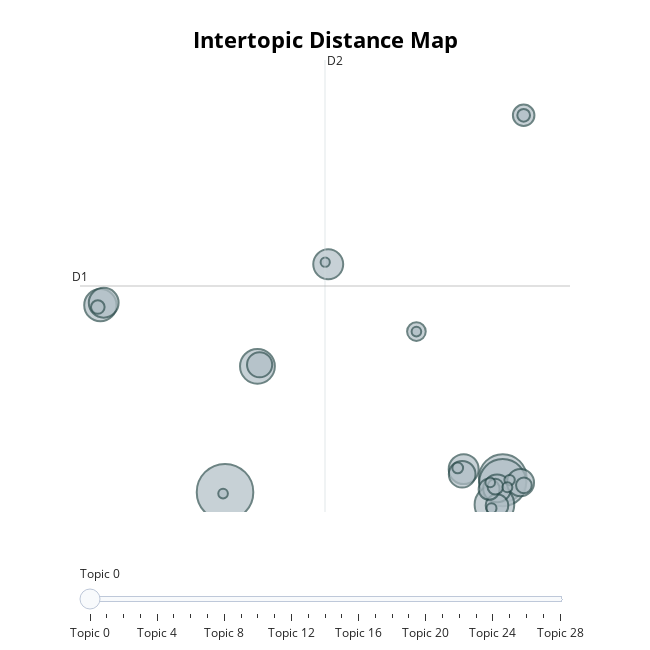

The notebook cell saved with this chart:
### Code cell
topic_model.visualize_topics()

### Figure 1 — Plotly figure (JSON) as saved in the notebook; plotly's stock layout.template omitted (floating-point values rounded to 4 significant figures)
{"data": [{"customdata": [[0, "finland | in | finns | the | finnish", 414], [1, "the | economic | housing | state | of", 295], [2, "taxation | tax | be | income | transport", 288], [3, "democracy | the | media | parliament | voting", 203], [4, "food | production | fur | meat | be", 157], [5, "school | students | education | be | student", 135], [6, "racism | immigration | immigrants | country | asylum", 116], [7, "health | care | elderly | doctors | services", 116], [8, "child | children | parents | families | hobbies", 115], [9, "society | culture | life | is | wellbeing", 100], [10, "salary | work | unemployment | unemployed | basic", 95], [11, "drug | use | cannabis | drugs | criminal", 92], [12, "climate | change | nature | forests | must", 82], [13, "speech | freedom | discussion | social | others", 66], [14, "gender | genders | two | sexual | are", 60], [15, "religion | religious | teaching | church | religions", 57], [16, "yes | good | nothing | uh | add", 45], [17, "sick | week | kela | kelas | day", 32], [18, "perspectives | independent | new | experiences | thought", 32], [19, "phones | cell | schools | mobile | use", 24], [20, "conscription | service | women | military | apply", 21], [21, "corona | vaccine | media | disease | vaccines", 15], [22, "sitra | survey | sheltered | useless | is", 14], [23, "yles | news | yle | programs | piece", 13], [24, "president | elected | jussi | hallaaho | alexander", 13], [25, "future | hope | about | we | prophecies", 12], [26, "clear | concise | short | was | thoughtprovoking", 12], [27, "intelligence | artificial | robotization | robotics | use", 12], [28, "strike | right | strikes | core | agreements", 11]], "hovertemplate": "<b>Topic %{customdata[0]}</b><br>%{customdata[1]}<br>Size: %{customdata[2]}", "legendgroup": "", "marker": {"color": "#B0BEC5", "line": {"color": "DarkSlateGrey", "width": 2}, "size": [414, 295, 288, 203, 157, 135, 116, 116, 115, 100, 95, 92, 82, 66, 60, 57, 45, 32, 32, 24, 21, 15, 14, 13, 13, 12, 12, 12, 11], "sizemode": "area", "sizeref": 0.2587, "symbol": "circle"}, "mode": "markers", "name": "", "orientation": "v", "showlegend": false, "type": "scatter", "x": [0.4987, 16.82, 16.82, 16.33, 2.404, -6.826, 6.564, 14.52, -6.632, 16.49, 17.86, 14.43, 2.531, 16.48, 18.05, 16.02, 11.75, 18.06, 16.39, -6.978, 18.05, 14.17, 17.22, 17.09, 16.16, 16.08, 11.75, 0.3837, 6.387], "xaxis": "x", "y": [-0.6568, 0.4809, 0.1129, -1.672, 9.471, 14.4, 17.68, 1.196, 14.59, -0.3574, 0.1076, 0.7878, 9.598, -1.737, 29.68, -0.4232, 12.27, -0.1058, -0.2188, 14.25, 29.68, 1.292, 0.315, -0.2575, -1.96, 0.1252, 12.27, -0.7721, 17.86], "yaxis": "y"}], "layout": {"annotations": [{"showarrow": false, "text": "D1", "x": -8.024, "y": 15.94, "yshift": 10}, {"showarrow": false, "text": "D2", "x": 6.374, "xshift": 10, "y": 34.13}], "height": 650, "hoverlabel": {"bgcolor": "white", "font": {"family": "Rockwell", "size": 16}}, "legend": {"itemsizing": "constant", "tracegroupgap": 0}, "margin": {"t": 60}, "shapes": [{"line": {"color": "#CFD8DC", "width": 2}, "type": "line", "x0": 6.374, "x1": 6.374, "y0": -2.254, "y1": 34.13}, {"line": {"color": "#9E9E9E", "width": 2}, "type": "line", "x0": -8.024, "x1": 20.77, "y0": 15.94, "y1": 15.94}], "sliders": [{"active": 0, "pad": {"t": 50}, "steps": [{"args": [{"marker.color": [["red", "#B0BEC5", "#B0BEC5", "#B0BEC5", "#B0BEC5", "#B0BEC5", "#B0BEC5", "#B0BEC5", "#B0BEC5", "#B0BEC5", "#B0BEC5", "#B0BEC5", "#B0BEC5", "#B0BEC5", "#B0BEC5", "#B0BEC5", "#B0BEC5", "#B0BEC5", "#B0BEC5", "#B0BEC5", "#B0BEC5", "#B0BEC5", "#B0BEC5", "#B0BEC5", "#B0BEC5", "#B0BEC5", "#B0BEC5", "#B0BEC5", "#B0BEC5"]]}], "label": "Topic 0", "method": "update"}, {"args": [{"marker.color": [["#B0BEC5", "red", "#B0BEC5", "#B0BEC5", "#B0BEC5", "#B0BEC5", "#B0BEC5", "#B0BEC5", "#B0BEC5", "#B0BEC5", "#B0BEC5", "#B0BEC5", "#B0BEC5", "#B0BEC5", "#B0BEC5", "#B0BEC5", "#B0BEC5", "#B0BEC5", "#B0BEC5", "#B0BEC5", "#B0BEC5", "#B0BEC5", "#B0BEC5", "#B0BEC5", "#B0BEC5", "#B0BEC5", "#B0BEC5", "#B0BEC5", "#B0BEC5"]]}], "label": "Topic 1", "method": "update"}, {"args": [{"marker.color": [["#B0BEC5", "#B0BEC5", "red", "#B0BEC5", "#B0BEC5", "#B0BEC5", "#B0BEC5", "#B0BEC5", "#B0BEC5", "#B0BEC5", "#B0BEC5", "#B0BEC5", "#B0BEC5", "#B0BEC5", "#B0BEC5", "#B0BEC5", "#B0BEC5", "#B0BEC5", "#B0BEC5", "#B0BEC5", "#B0BEC5", "#B0BEC5", "#B0BEC5", "#B0BEC5", "#B0BEC5", "#B0BEC5", "#B0BEC5", "#B0BEC5", "#B0BEC5"]]}], "label": "Topic 2", "method": "update"}, {"args": [{"marker.color": [["#B0BEC5", "#B0BEC5", "#B0BEC5", "red", "#B0BEC5", "#B0BEC5", "#B0BEC5", "#B0BEC5", "#B0BEC5", "#B0BEC5", "#B0BEC5", "#B0BEC5", "#B0BEC5", "#B0BEC5", "#B0BEC5", "#B0BEC5", "#B0BEC5", "#B0BEC5", "#B0BEC5", "#B0BEC5", "#B0BEC5", "#B0BEC5", "#B0BEC5", "#B0BEC5", "#B0BEC5", "#B0BEC5", "#B0BEC5", "#B0BEC5", "#B0BEC5"]]}], "label": "Topic 3", "method": "update"}, {"args": [{"marker.color": [["#B0BEC5", "#B0BEC5", "#B0BEC5", "#B0BEC5", "red", "#B0BEC5", "#B0BEC5", "#B0BEC5", "#B0BEC5", "#B0BEC5", "#B0BEC5", "#B0BEC5", "#B0BEC5", "#B0BEC5", "#B0BEC5", "#B0BEC5", "#B0BEC5", "#B0BEC5", "#B0BEC5", "#B0BEC5", "#B0BEC5", "#B0BEC5", "#B0BEC5", "#B0BEC5", "#B0BEC5", "#B0BEC5", "#B0BEC5", "#B0BEC5", "#B0BEC5"]]}], "label": "Topic 4", "method": "update"}, {"args": [{"marker.color": [["#B0BEC5", "#B0BEC5", "#B0BEC5", "#B0BEC5", "#B0BEC5", "red", "#B0BEC5", "#B0BEC5", "#B0BEC5", "#B0BEC5", "#B0BEC5", "#B0BEC5", "#B0BEC5", "#B0BEC5", "#B0BEC5", "#B0BEC5", "#B0BEC5", "#B0BEC5", "#B0BEC5", "#B0BEC5", "#B0BEC5", "#B0BEC5", "#B0BEC5", "#B0BEC5", "#B0BEC5", "#B0BEC5", "#B0BEC5", "#B0BEC5", "#B0BEC5"]]}], "label": "Topic 5", "method": "update"}, {"args": [{"marker.color": [["#B0BEC5", "#B0BEC5", "#B0BEC5", "#B0BEC5", "#B0BEC5", "#B0BEC5", "red", "#B0BEC5", "#B0BEC5", "#B0BEC5", "#B0BEC5", "#B0BEC5", "#B0BEC5", "#B0BEC5", "#B0BEC5", "#B0BEC5", "#B0BEC5", "#B0BEC5", "#B0BEC5", "#B0BEC5", "#B0BEC5", "#B0BEC5", "#B0BEC5", "#B0BEC5", "#B0BEC5", "#B0BEC5", "#B0BEC5", "#B0BEC5", "#B0BEC5"]]}], "label": "Topic 6", "method": "update"}, {"args": [{"marker.color": [["#B0BEC5", "#B0BEC5", "#B0BEC5", "#B0BEC5", "#B0BEC5", "#B0BEC5", "#B0BEC5", "red", "#B0BEC5", "#B0BEC5", "#B0BEC5", "#B0BEC5", "#B0BEC5", "#B0BEC5", "#B0BEC5", "#B0BEC5", "#B0BEC5", "#B0BEC5", "#B0BEC5", "#B0BEC5", "#B0BEC5", "#B0BEC5", "#B0BEC5", "#B0BEC5", "#B0BEC5", "#B0BEC5", "#B0BEC5", "#B0BEC5", "#B0BEC5"]]}], "label": "Topic 7", "method": "update"}, {"args": [{"marker.color": [["#B0BEC5", "#B0BEC5", "#B0BEC5", "#B0BEC5", "#B0BEC5", "#B0BEC5", "#B0BEC5", "#B0BEC5", "red", "#B0BEC5", "#B0BEC5", "#B0BEC5", "#B0BEC5", "#B0BEC5", "#B0BEC5", "#B0BEC5", "#B0BEC5", "#B0BEC5", "#B0BEC5", "#B0BEC5", "#B0BEC5", "#B0BEC5", "#B0BEC5", "#B0BEC5", "#B0BEC5", "#B0BEC5", "#B0BEC5", "#B0BEC5", "#B0BEC5"]]}], "label": "Topic 8", "method": "update"}, {"args": [{"marker.color": [["#B0BEC5", "#B0BEC5", "#B0BEC5", "#B0BEC5", "#B0BEC5", "#B0BEC5", "#B0BEC5", "#B0BEC5", "#B0BEC5", "red", "#B0BEC5", "#B0BEC5", "#B0BEC5", "#B0BEC5", "#B0BEC5", "#B0BEC5", "#B0BEC5", "#B0BEC5", "#B0BEC5", "#B0BEC5", "#B0BEC5", "#B0BEC5", "#B0BEC5", "#B0BEC5", "#B0BEC5", "#B0BEC5", "#B0BEC5", "#B0BEC5", "#B0BEC5"]]}], "label": "Topic 9", "method": "update"}, {"args": [{"marker.color": [["#B0BEC5", "#B0BEC5", "#B0BEC5", "#B0BEC5", "#B0BEC5", "#B0BEC5", "#B0BEC5", "#B0BEC5", "#B0BEC5", "#B0BEC5", "red", "#B0BEC5", "#B0BEC5", "#B0BEC5", "#B0BEC5", "#B0BEC5", "#B0BEC5", "#B0BEC5", "#B0BEC5", "#B0BEC5", "#B0BEC5", "#B0BEC5", "#B0BEC5", "#B0BEC5", "#B0BEC5", "#B0BEC5", "#B0BEC5", "#B0BEC5", "#B0BEC5"]]}], "label": "Topic 10", "method": "update"}, {"args": [{"marker.color": [["#B0BEC5", "#B0BEC5", "#B0BEC5", "#B0BEC5", "#B0BEC5", "#B0BEC5", "#B0BEC5", "#B0BEC5", "#B0BEC5", "#B0BEC5", "#B0BEC5", "red", "#B0BEC5", "#B0BEC5", "#B0BEC5", "#B0BEC5", "#B0BEC5", "#B0BEC5", "#B0BEC5", "#B0BEC5", "#B0BEC5", "#B0BEC5", "#B0BEC5", "#B0BEC5", "#B0BEC5", "#B0BEC5", "#B0BEC5", "#B0BEC5", "#B0BEC5"]]}], "label": "Topic 11", "method": "update"}, {"args": [{"marker.color": [["#B0BEC5", "#B0BEC5", "#B0BEC5", "#B0BEC5", "#B0BEC5", "#B0BEC5", "#B0BEC5", "#B0BEC5", "#B0BEC5", "#B0BEC5", "#B0BEC5", "#B0BEC5", "red", "#B0BEC5", "#B0BEC5", "#B0BEC5", "#B0BEC5", "#B0BEC5", "#B0BEC5", "#B0BEC5", "#B0BEC5", "#B0BEC5", "#B0BEC5", "#B0BEC5", "#B0BEC5", "#B0BEC5", "#B0BEC5", "#B0BEC5", "#B0BEC5"]]}], "label": "Topic 12", "method": "update"}, {"args": [{"marker.color": [["#B0BEC5", "#B0BEC5", "#B0BEC5", "#B0BEC5", "#B0BEC5", "#B0BEC5", "#B0BEC5", "#B0BEC5", "#B0BEC5", "#B0BEC5", "#B0BEC5", "#B0BEC5", "#B0BEC5", "red", "#B0BEC5", "#B0BEC5", "#B0BEC5", "#B0BEC5", "#B0BEC5", "#B0BEC5", "#B0BEC5", "#B0BEC5", "#B0BEC5", "#B0BEC5", "#B0BEC5", "#B0BEC5", "#B0BEC5", "#B0BEC5", "#B0BEC5"]]}], "label": "Topic 13", "method": "update"}, {"args": [{"marker.color": [["#B0BEC5", "#B0BEC5", "#B0BEC5", "#B0BEC5", "#B0BEC5", "#B0BEC5", "#B0BEC5", "#B0BEC5", "#B0BEC5", "#B0BEC5", "#B0BEC5", "#B0BEC5", "#B0BEC5", "#B0BEC5", "red", "#B0BEC5", "#B0BEC5", "#B0BEC5", "#B0BEC5", "#B0BEC5", "#B0BEC5", "#B0BEC5", "#B0BEC5", "#B0BEC5", "#B0BEC5", "#B0BEC5", "#B0BEC5", "#B0BEC5", "#B0BEC5"]]}], "label": "Topic 14", "method": "update"}, {"args": [{"marker.color": [["#B0BEC5", "#B0BEC5", "#B0BEC5", "#B0BEC5", "#B0BEC5", "#B0BEC5", "#B0BEC5", "#B0BEC5", "#B0BEC5", "#B0BEC5", "#B0BEC5", "#B0BEC5", "#B0BEC5", "#B0BEC5", "#B0BEC5", "red", "#B0BEC5", "#B0BEC5", "#B0BEC5", "#B0BEC5", "#B0BEC5", "#B0BEC5", "#B0BEC5", "#B0BEC5", "#B0BEC5", "#B0BEC5", "#B0BEC5", "#B0BEC5", "#B0BEC5"]]}], "label": "Topic 15", "method": "update"}, {"args": [{"marker.color": [["#B0BEC5", "#B0BEC5", "#B0BEC5", "#B0BEC5", "#B0BEC5", "#B0BEC5", "#B0BEC5", "#B0BEC5", "#B0BEC5", "#B0BEC5", "#B0BEC5", "#B0BEC5", "#B0BEC5", "#B0BEC5", "#B0BEC5", "#B0BEC5", "red", "#B0BEC5", "#B0BEC5", "#B0BEC5", "#B0BEC5", "#B0BEC5", "#B0BEC5", "#B0BEC5", "#B0BEC5", "#B0BEC5", "#B0BEC5", "#B0BEC5", "#B0BEC5"]]}], "label": "Topic 16", "method": "update"}, {"args": [{"marker.color": [["#B0BEC5", "#B0BEC5", "#B0BEC5", "#B0BEC5", "#B0BEC5", "#B0BEC5", "#B0BEC5", "#B0BEC5", "#B0BEC5", "#B0BEC5", "#B0BEC5", "#B0BEC5", "#B0BEC5", "#B0BEC5", "#B0BEC5", "#B0BEC5", "#B0BEC5", "red", "#B0BEC5", "#B0BEC5", "#B0BEC5", "#B0BEC5", "#B0BEC5", "#B0BEC5", "#B0BEC5", "#B0BEC5", "#B0BEC5", "#B0BEC5", "#B0BEC5"]]}], "label": "Topic 17", "method": "update"}, {"args": [{"marker.color": [["#B0BEC5", "#B0BEC5", "#B0BEC5", "#B0BEC5", "#B0BEC5", "#B0BEC5", "#B0BEC5", "#B0BEC5", "#B0BEC5", "#B0BEC5", "#B0BEC5", "#B0BEC5", "#B0BEC5", "#B0BEC5", "#B0BEC5", "#B0BEC5", "#B0BEC5", "#B0BEC5", "red", "#B0BEC5", "#B0BEC5", "#B0BEC5", "#B0BEC5", "#B0BEC5", "#B0BEC5", "#B0BEC5", "#B0BEC5", "#B0BEC5", "#B0BEC5"]]}], "label": "Topic 18", "method": "update"}, {"args": [{"marker.color": [["#B0BEC5", "#B0BEC5", "#B0BEC5", "#B0BEC5", "#B0BEC5", "#B0BEC5", "#B0BEC5", "#B0BEC5", "#B0BEC5", "#B0BEC5", "#B0BEC5", "#B0BEC5", "#B0BEC5", "#B0BEC5", "#B0BEC5", "#B0BEC5", "#B0BEC5", "#B0BEC5", "#B0BEC5", "red", "#B0BEC5", "#B0BEC5", "#B0BEC5", "#B0BEC5", "#B0BEC5", "#B0BEC5", "#B0BEC5", "#B0BEC5", "#B0BEC5"]]}], "label": "Topic 19", "method": "update"}, {"args": [{"marker.color": [["#B0BEC5", "#B0BEC5", "#B0BEC5", "#B0BEC5", "#B0BEC5", "#B0BEC5", "#B0BEC5", "#B0BEC5", "#B0BEC5", "#B0BEC5", "#B0BEC5", "#B0BEC5", "#B0BEC5", "#B0BEC5", "#B0BEC5", "#B0BEC5", "#B0BEC5", "#B0BEC5", "#B0BEC5", "#B0BEC5", "red", "#B0BEC5", "#B0BEC5", "#B0BEC5", "#B0BEC5", "#B0BEC5", "#B0BEC5", "#B0BEC5", "#B0BEC5"]]}], "label": "Topic 20", "method": "update"}, {"args": [{"marker.color": [["#B0BEC5", "#B0BEC5", "#B0BEC5", "#B0BEC5", "#B0BEC5", "#B0BEC5", "#B0BEC5", "#B0BEC5", "#B0BEC5", "#B0BEC5", "#B0BEC5", "#B0BEC5", "#B0BEC5", "#B0BEC5", "#B0BEC5", "#B0BEC5", "#B0BEC5", "#B0BEC5", "#B0BEC5", "#B0BEC5", "#B0BEC5", "red", "#B0BEC5", "#B0BEC5", "#B0BEC5", "#B0BEC5", "#B0BEC5", "#B0BEC5", "#B0BEC5"]]}], "label": "Topic 21", "method": "update"}, {"args": [{"marker.color": [["#B0BEC5", "#B0BEC5", "#B0BEC5", "#B0BEC5", "#B0BEC5", "#B0BEC5", "#B0BEC5", "#B0BEC5", "#B0BEC5", "#B0BEC5", "#B0BEC5", "#B0BEC5", "#B0BEC5", "#B0BEC5", "#B0BEC5", "#B0BEC5", "#B0BEC5", "#B0BEC5", "#B0BEC5", "#B0BEC5", "#B0BEC5", "#B0BEC5", "red", "#B0BEC5", "#B0BEC5", "#B0BEC5", "#B0BEC5", "#B0BEC5", "#B0BEC5"]]}], "label": "Topic 22", "method": "update"}, {"args": [{"marker.color": [["#B0BEC5", "#B0BEC5", "#B0BEC5", "#B0BEC5", "#B0BEC5", "#B0BEC5", "#B0BEC5", "#B0BEC5", "#B0BEC5", "#B0BEC5", "#B0BEC5", "#B0BEC5", "#B0BEC5", "#B0BEC5", "#B0BEC5", "#B0BEC5", "#B0BEC5", "#B0BEC5", "#B0BEC5", "#B0BEC5", "#B0BEC5", "#B0BEC5", "#B0BEC5", "red", "#B0BEC5", "#B0BEC5", "#B0BEC5", "#B0BEC5", "#B0BEC5"]]}], "label": "Topic 23", "method": "update"}, {"args": [{"marker.color": [["#B0BEC5", "#B0BEC5", "#B0BEC5", "#B0BEC5", "#B0BEC5", "#B0BEC5", "#B0BEC5", "#B0BEC5", "#B0BEC5", "#B0BEC5", "#B0BEC5", "#B0BEC5", "#B0BEC5", "#B0BEC5", "#B0BEC5", "#B0BEC5", "#B0BEC5", "#B0BEC5", "#B0BEC5", "#B0BEC5", "#B0BEC5", "#B0BEC5", "#B0BEC5", "#B0BEC5", "red", "#B0BEC5", "#B0BEC5", "#B0BEC5", "#B0BEC5"]]}], "label": "Topic 24", "method": "update"}, {"args": [{"marker.color": [["#B0BEC5", "#B0BEC5", "#B0BEC5", "#B0BEC5", "#B0BEC5", "#B0BEC5", "#B0BEC5", "#B0BEC5", "#B0BEC5", "#B0BEC5", "#B0BEC5", "#B0BEC5", "#B0BEC5", "#B0BEC5", "#B0BEC5", "#B0BEC5", "#B0BEC5", "#B0BEC5", "#B0BEC5", "#B0BEC5", "#B0BEC5", "#B0BEC5", "#B0BEC5", "#B0BEC5", "#B0BEC5", "red", "#B0BEC5", "#B0BEC5", "#B0BEC5"]]}], "label": "Topic 25", "method": "update"}, {"args": [{"marker.color": [["#B0BEC5", "#B0BEC5", "#B0BEC5", "#B0BEC5", "#B0BEC5", "#B0BEC5", "#B0BEC5", "#B0BEC5", "#B0BEC5", "#B0BEC5", "#B0BEC5", "#B0BEC5", "#B0BEC5", "#B0BEC5", "#B0BEC5", "#B0BEC5", "#B0BEC5", "#B0BEC5", "#B0BEC5", "#B0BEC5", "#B0BEC5", "#B0BEC5", "#B0BEC5", "#B0BEC5", "#B0BEC5", "#B0BEC5", "red", "#B0BEC5", "#B0BEC5"]]}], "label": "Topic 26", "method": "update"}, {"args": [{"marker.color": [["#B0BEC5", "#B0BEC5", "#B0BEC5", "#B0BEC5", "#B0BEC5", "#B0BEC5", "#B0BEC5", "#B0BEC5", "#B0BEC5", "#B0BEC5", "#B0BEC5", "#B0BEC5", "#B0BEC5", "#B0BEC5", "#B0BEC5", "#B0BEC5", "#B0BEC5", "#B0BEC5", "#B0BEC5", "#B0BEC5", "#B0BEC5", "#B0BEC5", "#B0BEC5", "#B0BEC5", "#B0BEC5", "#B0BEC5", "#B0BEC5", "red", "#B0BEC5"]]}], "label": "Topic 27", "method": "update"}, {"args": [{"marker.color": [["#B0BEC5", "#B0BEC5", "#B0BEC5", "#B0BEC5", "#B0BEC5", "#B0BEC5", "#B0BEC5", "#B0BEC5", "#B0BEC5", "#B0BEC5", "#B0BEC5", "#B0BEC5", "#B0BEC5", "#B0BEC5", "#B0BEC5", "#B0BEC5", "#B0BEC5", "#B0BEC5", "#B0BEC5", "#B0BEC5", "#B0BEC5", "#B0BEC5", "#B0BEC5", "#B0BEC5", "#B0BEC5", "#B0BEC5", "#B0BEC5", "#B0BEC5", "red"]]}], "label": "Topic 28", "method": "update"}]}], "title": {"font": {"color": "Black", "size": 22}, "text": "<b>Intertopic Distance Map</b>", "x": 0.5, "xanchor": "center", "y": 0.95, "yanchor": "top"}, "width": 650, "xaxis": {"anchor": "y", "domain": [0, 1], "range": [-8.024, 20.77], "title": {"text": ""}, "visible": false}, "yaxis": {"anchor": "x", "domain": [0, 1], "range": [-2.254, 34.13], "title": {"text": ""}, "visible": false}}}
